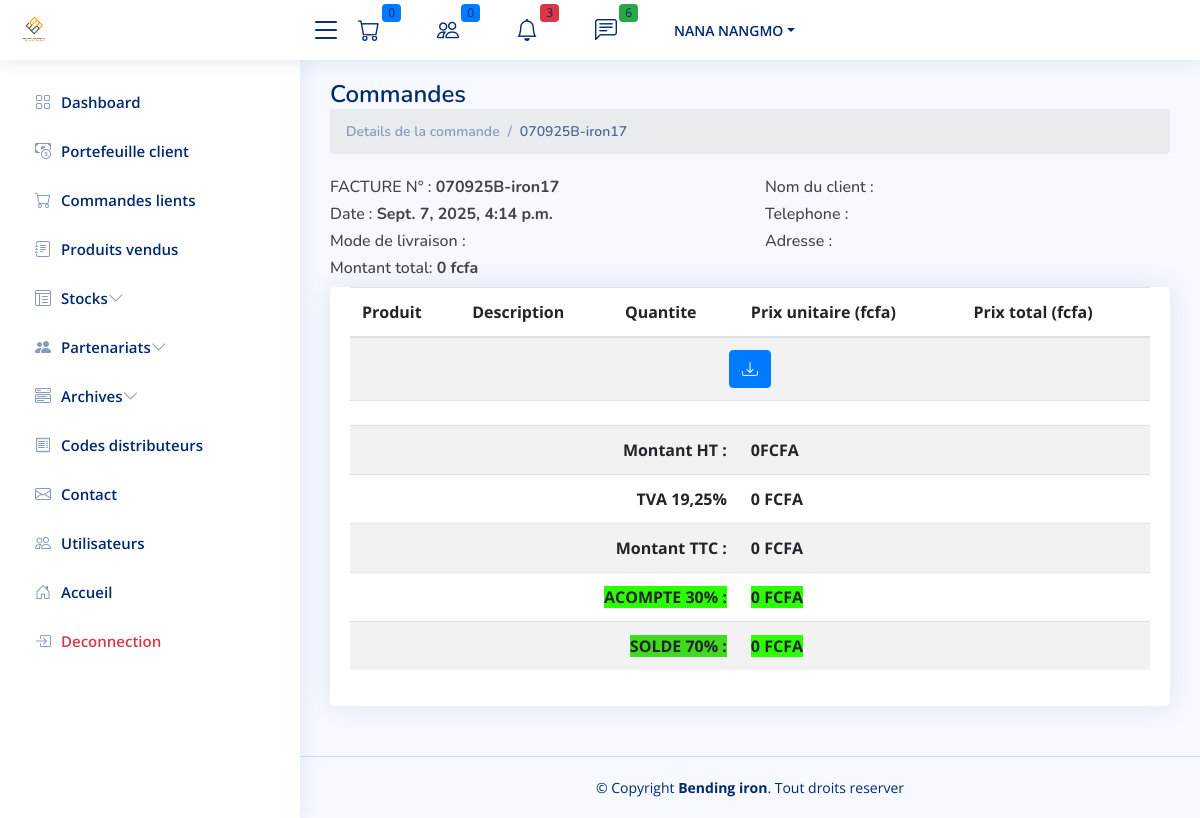
/cpanel/commandes/17 (signed in), run on the app's committed database.
### auth_app/models.py (models this page shows, shortened)
class CustomUser(AbstractUser):
    phone_number = models.CharField(max_length=200)
    is_partenaire = models.BooleanField(default=0)
    groups = models.ManyToManyField(Group, related_name="customuser_set")
    user_permissions = models.ManyToManyField(Permission, related_name="customuser_set")
    email_verified = models.BooleanField(default=False)

### usesOrders/models.py (models this page shows, shortened)
class Order(models.Model):
    user = models.ForeignKey(CustomUser, on_delete=models.CASCADE)
    remise = models.DecimalField(max_digits=10, decimal_places=2, default=1)
    created_at = models.DateTimeField(auto_now_add=True)
    updated_at = models.DateTimeField(auto_now=True)
    @property
    def prix_revient_total(self):
        return sum(item.prix_revient for item in self.orderitem_set.all())
    def montant_remise(self):
        return (self.prix_revient_total*self.remise)/100
    @property
    def get_prix_total(self):
        total =sum(item.prix_u * item.quantite for item in self.orderitem_set.all())
        return round(Decimal(total) - self.montant_remise())
    @property
    def montant_tva(self):
        return round((Decimal(self.get_prix_total)*Decimal(19.25))/100)
    @property
    def net_payer(self):
        return round(self.montant_tva + self.get_prix_total)
    @property
    def get_tranche1(self):
        return round((self.net_payer*30)/100)
    @property
    def get_tranche2(self):
        return round((self.net_payer*70)/100)
    @property
    def get_statut_actuel(self):
        dernier_traiment = self.traiment_set.order_by('-created_at').first()
        return dernier_traiment.statut if dernier_traiment else "Aucun traitement"
    @property
    def infoclient(self):
        try:
            return self.orderuserinfo_set.first()  # si OneToOneField
        except OrderUserInfo.DoesNotExist:
            return None

### admin_site/views.py (the view, shortened to what this page needs)
# urls.py: path('commandes/<int:order_id>', detail_commande, name='order.detail'),
@user_passes_test(is_admin)
def detail_commande(request, order_id):
    commande = get_object_or_404(Order, id=order_id)
    produits = OrderItem.objects.filter(order=commande)
    produits_details = []
    context = {
        'produits':produits_details,
        'totals':commande.get_prix_total,
        'status':commande.get_statut_actuel,
        'orderId':commande.id,
        'order':commande
    }
    return render(request, 'order/detail.html',context)

### admin_site/views.py (called while the page is built)
def is_admin(user):
   return user.groups.filter(name='admin').exists() or user.groups.filter(name='superadmin').exists()

### contact/context_processor.py (called while the page is built)
def unread_messages(request):
    pass
    unread_messages =Contact.get_unread_messages()
    return {
        'unread_messages_count': unread_messages.count(),
        'unread_messages': unread_messages,
    }

### contact/models.py (called while the page is built)
    @staticmethod
    def get_unread_messages():
        return Contact.objects.filter(is_read=False).order_by('-created_at').all()

### fer/context_processors.py (called while the page is built)
def seuil_critique_count(request):
    seuil_count = sum(1 for fer in Fer.objects.all() if fer.sueil_atteint)
    return {
        'fer_seuil_critique_count': seuil_count
    }

### fer/models.py (called while the page is built)
    @property
    def longueur_totale(self):
        total = self.mouvement_set.annotate(
            total_longueur=ExpressionWrapper(F('longueur_m') * F('quantite'), output_field=DecimalField())
        ).aggregate(longueur_totale=Sum('total_longueur'))['longueur_totale']
        return total or 0

    @property
    def sueil_atteint(self):
       if self.longueur_totale < self.longueur_critique :
           return True
       else :
           return False

### partenaires/context_proccessor.py (called while the page is built)
def order_en_attente(request):
    nb_en_attente = 0
    commandes = ProjetOrder.objects.all()
    for commande in commandes:
        dernier_traiment = TraimentOrder.objects.filter(projet_order=commande).order_by('-created_at').first()
        if dernier_traiment and dernier_traiment.statut == 'en_attente':
            nb_en_attente += 1
    return {
        'nb_order_partenaire': nb_en_attente
    }

### produits/models.py (called while the page is built)
    @property
    def prix_utile(self):
        return self.prix/12000

### usesOrders/context_proccessor.py (called while the page is built)
def panier_count(request):
    if request.user.is_authenticated:
        panier = Cart.objects.filter(user=request.user).first()
        if panier :
            items=CartItem.objects.filter(cart_id=panier.id)
            total_articles = items.count()
            if total_articles :
                total_articles = items.count()
            else :
                total_articles = 0
        else:
         total_articles = 0
    else:
        total_articles = 0  # Si l'utilisateur n'est pas connecté, il n'y a pas de panier
    return {'panier_count': total_articles,}

### admin_site/templates/order/detail.html (shortened to what this page needs)
{% extends '../app.html' %}
{% block 'content' %}
{% load static %}
{% load humanize %}
<main id="main" class="main">
    <div class="pagetitle">
        <h1>Commandes</h1>
        <nav>
            <ol class="breadcrumb">
                <li class="breadcrumb-item"><a href="/">Details de la commande</a></li>
                <li class="breadcrumb-item active">{{order.created_at|date:"dmy"}}B-iron{{order.id}}</li>
            </ol>
        </nav>
    </div>
    <section class="section">
        <div class="row">
            <div class="col-md-6 mt-2">
                <h6>FACTURE N° : <b>{{order.created_at|date:"dmy"}}B-iron{{order.id}}</b></h6>
                <h6>Date : <b>{{order.created_at}}</b></h6>
                <h6>Mode de livraison : <b>{{order.infoclient.mode_livraison}}</b></h6>
                <h6>Montant total: <b>{{order.get_prix_total|intcomma}} fcfa</b></h6>
            </div>
            <div class="col-md-6 mt-2">
                <h6>Nom du client : <b>{{order.infoclient.nom}}</b></h6>
                <h6>Telephone : <b>{{order.infoclient.telephone}}</b></h6>
                <h6>Adresse : <b>{{order.infoclient.adresse}} </b></h6>
            </div>
            <div class="col-lg-12">
                <div class="card">
                    <div class="card-body">
                        <table class="table table-striped">
                            <thead class=''>
                                <th>Produit</th>
                                <th>Description</th>
                                <th>Quantite</th>
                                <th>Prix ​​unitaire (fcfa)</th>
                                <th>Prix ​​total (fcfa)</th>
                            </thead>
                            <tbody>
                                <tr>
                                    <td colspan="11" class="text-center text-dark">
                                        <a class="btn btn-primary"
                                            href="{% url 'invoice_download' invoice_id=order.id %}"><i
                                                class="bi bi-download"></i></a>
                                    </td>
                                </tr>
                                <tr>
                                    <td colspan="5"></td>
                                </tr>
                                <tr>
                                    <td colspan="3" style="text-align: right;"><b>Montant HT :</b></td>
                                    <td colspan="2"><b>{{totals|intcomma}}FCFA</b></td>
                                </tr>
                                <tr>
                                    <td colspan="3" style="text-align: right;"><b>TVA 19,25%</b></td>
                                    <td colspan="2"><b>{{order.montant_tva|intcomma}} FCFA</b></td>
                                </tr>
                                <tr>
                                    <td colspan="3" style="text-align: right;"><b>Montant TTC :</b></td>
                                    <td colspan="2"><b>{{order.net_payer|intcomma}} FCFA</b></td>
                                </tr>
                                <tr>
                                    <td colspan="3" style="text-align: right;"><b
                                            style="background-color: rgb(43, 255, 0);">ACOMPTE
                                            30% :</b></td>
                                    <td colspan="2"><b
                                            style="background-color: rgb(43, 255, 0);">{{order.get_tranche1|intcomma}}
                                            FCFA</b></td>
                                </tr>
                                <tr>
                                    <td colspan="3" style="text-align: right;"><b
                                            style="background-color: rgb(64, 219, 32);">SOLDE
                                            70% :</b></td>
                                    <td colspan="2"><b
                                            style="background-color: rgb(43, 255, 0);">{{order.get_tranche2|intcomma}}
                                            FCFA</b></td>
                                </tr>
                            </tbody>
                        </table>
                    </div>
                </div>
            </div>
        </div>
    </section>
</main>
{%endblock%}

### admin_site/templates/includes/navbar.html (shortened to what this page needs)
{% load static %}
<header id="header" class="header fixed-top d-flex align-items-center">
    <div class="d-flex align-items-center justify-content-between">
        <a href="{% url 'font.index' %}" class="logo d-flex align-items-center">
            <img width="" src="{% static 'front/images/footer-img.png' %}" alt="DFMAC">
        </a>
        <i class="bi bi-list toggle-sidebar-btn"></i>
    </div>
    <nav class="header-nav ms-auto">
        <ul class="d-flex align-items-center">
            <li class="nav-item dropdown">
                <a class="nav-link nav-icon" href="#" data-bs-toggle="dropdown">
                    <i class="bi bi-cart"></i>
                    <span class="badge bg-primary badge-number">{{nb_order}}</span>
                </a>
            </li>
            <li class="nav-item dropdown">
                <a class="nav-link nav-icon" href="#" data-bs-toggle="dropdown">
                    <i class="bi bi-people"></i>
                    <span class="badge bg-primary badge-number">{{nb_order_partenaire}}</span>
                </a>
            </li>
            <li class="nav-item dropdown">
                <a class="nav-link nav-icon" href="#" data-bs-toggle="dropdown">
                    <i class="bi bi-bell"></i>
                    <span class="badge bg-danger badge-number">{{ fer_seuil_critique_count }}</span>
                </a>
            </li>
            <li class="nav-item dropdown">
                <a class="nav-link nav-icon" href="#" data-bs-toggle="dropdown">
                    <i class="bi bi-chat-left-text"></i>
                    <span class="badge bg-success badge-number">{{ unread_messages_count }}</span>
                </a>
            </li>
            <li class="nav-item dropdown pe-3">
                {% if user.is_authenticated %}
                <a class="nav-link nav-profile d-flex align-items-center pe-0" href="#" data-bs-toggle="dropdown">
                    <span class="d-none d-md-block dropdown-toggle ps-2">{{user.last_name}}</span>
                </a>
                {%endif%}
            </li>
        </ul>
    </nav>
</header>

### staticfiles/admin/assets/css/style.css (style rules this page uses)
:root { scroll-behavior: smooth; }
body { font-family: "Open Sans", sans-serif; background: #f6f9ff; color: #444444; }
a { color: #4154f1; text-decoration: none; }
h1, h2, h3, h4, h5, h6 { font-family: "Nunito", sans-serif; }
#main { margin-top: 60px; padding: 20px 30px; transition: all 0.3s; }
.pagetitle { margin-bottom: 10px; }
.pagetitle h1 { font-size: 24px; margin-bottom: 0; font-weight: 600; color: #012970; }
.card { margin-bottom: 30px; border: none; border-radius: 5px; box-shadow: 0px 0 30px rgba(1, 41, 112, 0.1); }
.card-body { padding: 0 20px 20px 20px; }
.breadcrumb { font-size: 14px; font-family: "Nunito", sans-serif; color: #899bbd; font-weight: 600; }
.breadcrumb a { color: #899bbd; transition: 0.3s; }
.breadcrumb .breadcrumb-item::before { color: #899bbd; }
.breadcrumb .active { color: #51678f; font-weight: 600; }
.logo { line-height: 1; }
@media (min-width: 1200px) { .logo { width: 280px; } }
.logo img { max-height: 26px; margin-right: 6px; }
.header { transition: all 0.5s; z-index: 997; height: 60px; box-shadow: 0px 2px 20px rgba(1, 41, 112, 0.1); background-color: #fff; padding-left: 20px; }
.header .toggle-sidebar-btn { font-size: 32px; padding-left: 10px; cursor: pointer; color: #012970; }
.header-nav ul { list-style: none; }
.header-nav>ul { margin: 0; padding: 0; }
.header-nav .nav-icon { font-size: 22px; color: #012970; margin-right: 25px; position: relative; }
.header-nav .nav-profile { color: #012970; }
.header-nav .nav-profile span { font-size: 14px; font-weight: 600; }
.header-nav .badge-number { position: absolute; inset: -2px -5px auto auto; font-weight: normal; font-size: 12px; padding: 3px 6px; }
@media (min-width: 1200px) { #main, #footer { margin-left: 300px; } }

### data on the page
Order: created_at "070925", id "17", created_at "Sept. 7, 2025, 4:14 p.m.", get_prix_total "0", montant_tva "0", net_payer "0", get_tranche1 "0", get_tranche2 "0"

### other printed values
{{ nb_order }} "0"
{{ nb_order_partenaire }} "0"
{{ fer_seuil_critique_count }} "3"
{{ unread_messages_count }} "6"
{{ user.last_name }} "NANA NANGMO"
{{ totals|intcomma }} "0"
